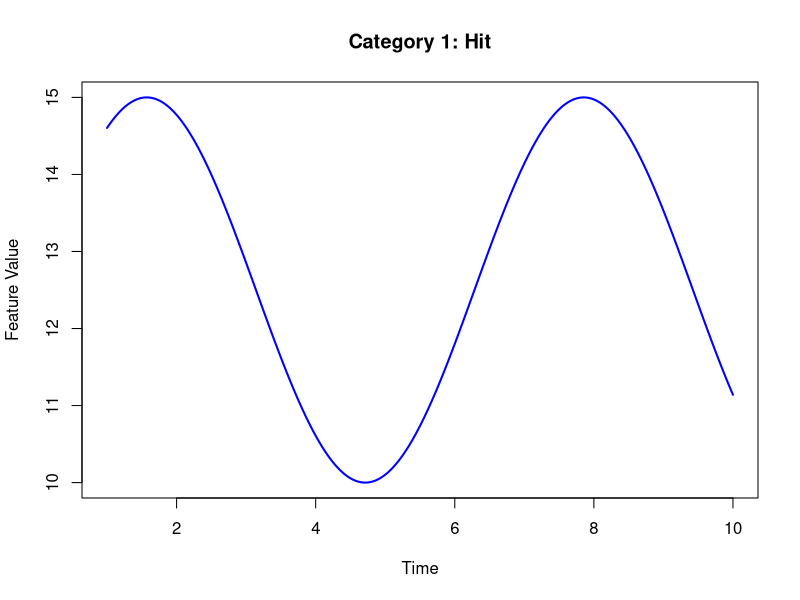
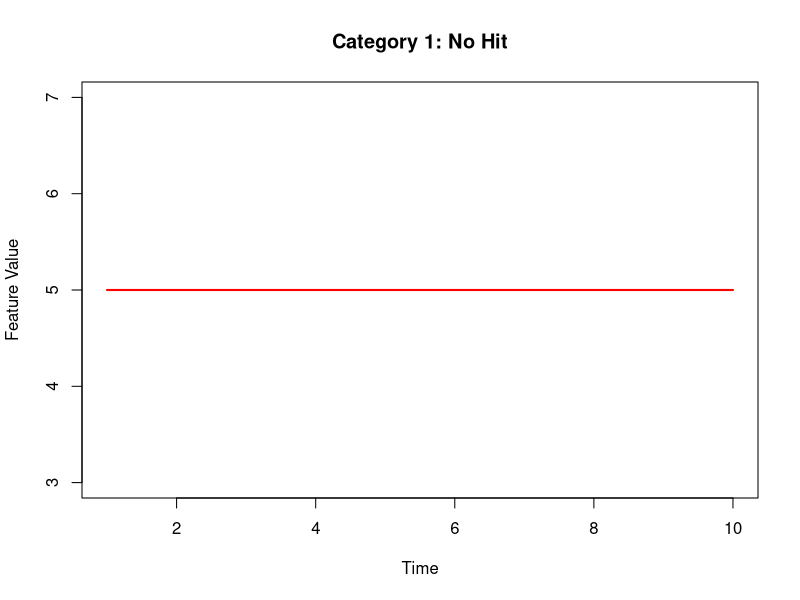
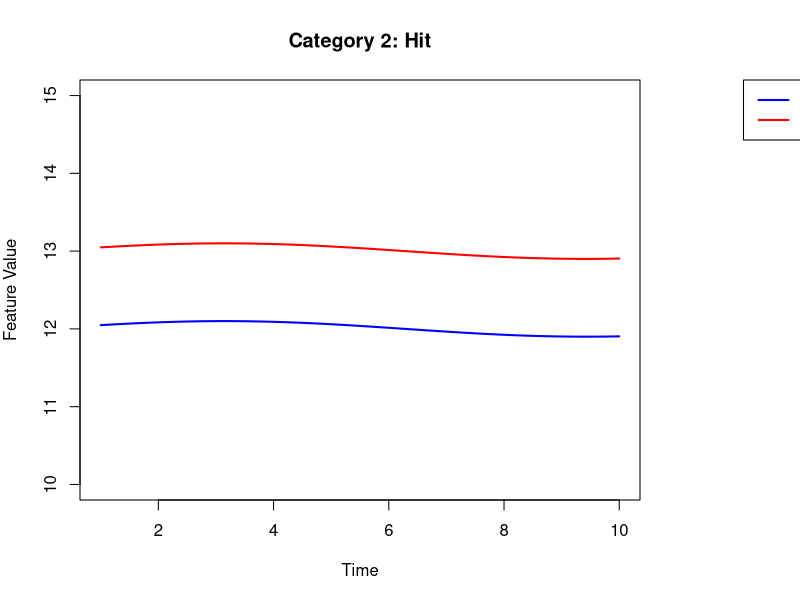
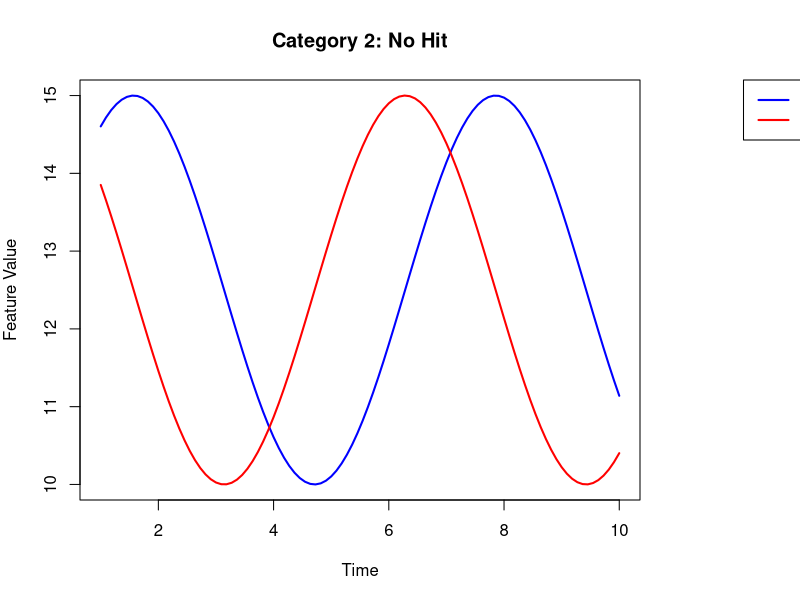
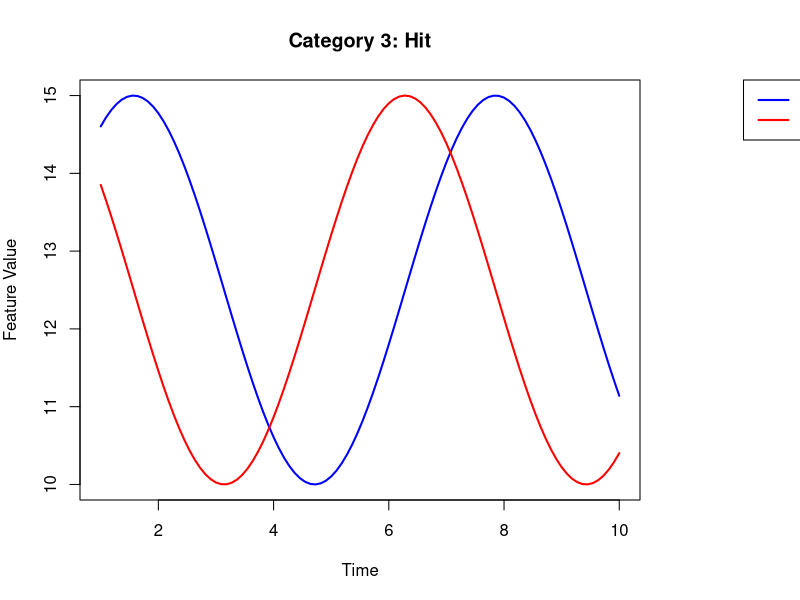
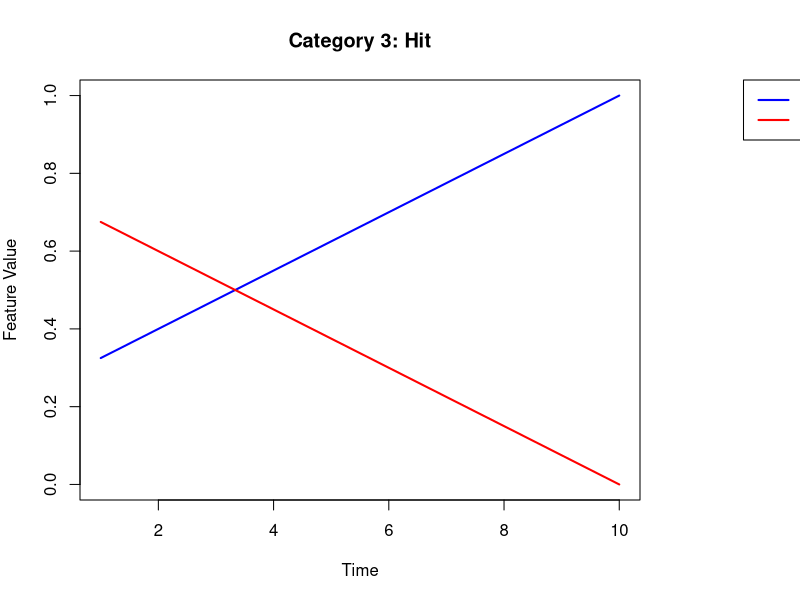
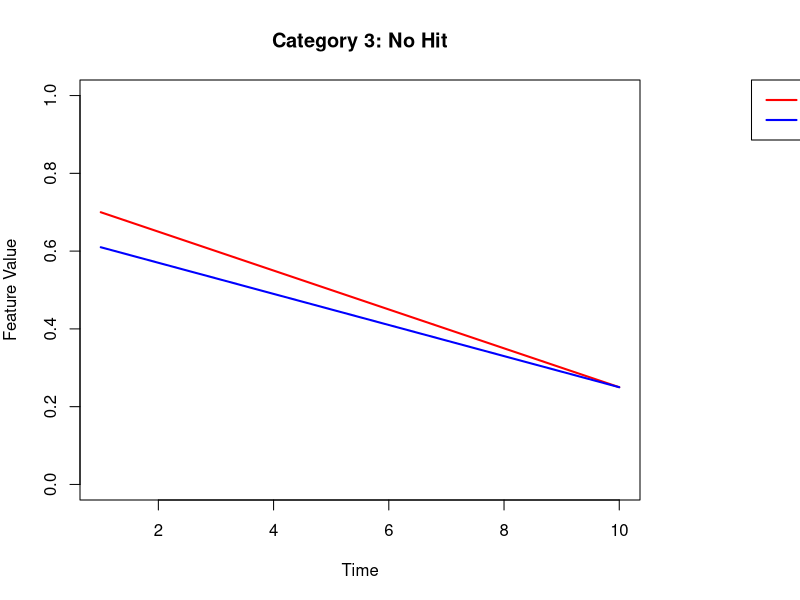

Write the R code that produced these figures, in order.
## ---- chunk 1
x <- seq(1, 10, length.out = 500)  # More data points for smoother curve
y <- 10 + 5 * (sin(x) + 1) / 2  # Scale sin(x) to range [10, 15]

plot(x, y, type = "l", lwd = 2, col = "blue", ylim = c(10, 15), 
     ylab = "Feature Value", xlab = "Time", main = "Category 1: Hit")

## ---- chunk 2
plot(1:10, rep(5, 10), type = "l", lwd = 2, col = "red", ylab = "Feature Value", xlab = "Time", main = "Category 1: No Hit")
## ---- chunk 3
x <- seq(1, 10, length.out = 500)  # More data points for smoother curves
y1 <- 12 + 0.1 * sin(x / 2)  # Slightly wavy, almost horizontal line for Level 1
y2 <- 13 + 0.1 * sin(x / 2)  # Slightly wavy, almost horizontal line for Level 2

# Adjust margins to create space for the legend
par(mar = c(5, 4, 4, 8))  # Increase the right margin

plot(x, y1, type = "l", lwd = 2, col = "blue", ylim = c(10, 15), 
     ylab = "Feature Value", xlab = "Time", main = "Category 2: Hit")
lines(x, y2, lwd = 2, col = "red")

# Add legend outside the plotting area
legend("topright", inset = c(-0.4, 0), legend = c("Level 1", "Level 2"), 
       col = c("blue", "red"), lty = 1, lwd = 2, xpd = TRUE)
## ---- chunk 4
x <- seq(1, 10, length.out = 100)  # More data points for smooth lines
y1 <- 10 + 5 * (sin(x) + 1) / 2    # Scale sin(x) to range [10, 15]
y2 <- 10 + 5 * (cos(x) + 1) / 2    # Scale cos(x) to range [10, 15]

# Adjusting margins to create space for the legend
par(mar = c(5, 4, 4, 8))  # Increase the right margin

plot(x, y1, type = "l", lwd = 2, col = "blue", ylim = c(10, 15), 
     ylab = "Feature Value", xlab = "Time", main = "Category 2: No Hit")
lines(x, y2, lwd = 2, col = "red")

# Add legend outside the plotting area
legend("topright", inset = c(-0.4, 0), legend = c("Level 1", "Level 2"), 
       col = c("blue", "red"), lty = 1, lwd = 2, xpd = TRUE)
## ---- chunk 5
x <- seq(1, 10, length.out = 100)  # More data points for smooth lines
y1 <- 10 + 5 * (sin(x) + 1) / 2    # Scale sin(x) to range [10, 15]
y2 <- 10 + 5 * (cos(x) + 1) / 2    # Scale cos(x) to range [10, 15]

# Adjusting margins to create space for the legend
par(mar = c(5, 4, 4, 8))  # Increase the right margin

plot(x, y1, type = "l", lwd = 2, col = "blue", ylim = c(10, 15), 
     ylab = "Feature Value", xlab = "Time", main = "Category 3: Hit")
lines(x, y2, lwd = 2, col = "red")

# Add legend outside the plotting area
legend("topright", inset = c(-0.4, 0), legend = c("Level 1", "Level 2"), 
       col = c("blue", "red"), lty = 1, lwd = 2, xpd = TRUE)
## ---- chunk 6
x <- seq(1, 10, length.out = 100)  # More data points for smooth lines
y1 <- 0.25 + 0.75 * (x / max(x))  # Straight upward trend
y2 <- 0.75 - 0.75 * (x / max(x))  # Straight downward trend

# Adjust margins to create space for the legend
par(mar = c(5, 4, 4, 8))  # Increase the right margin

plot(x, y1, type = "l", lwd = 2, col = "blue", ylim = c(0, 1), 
     ylab = "Feature Value", xlab = "Time", main = "Category 3: Hit")
lines(x, y2, lwd = 2, col = "red")

# Add legend outside the plotting area
legend("topright", inset = c(-0.4, 0), legend = c("Level 1", "Level 2"), 
       col = c("blue", "red"), lty = 1, lwd = 2, xpd = TRUE)
## ---- chunk 7
x <- seq(1, 10, length.out = 100)  # More data points for smooth lines
y1 <- 0.75 - 0.5 * (x / max(x))  # First downward trend
y2 <- 0.65 - 0.4 * (x / max(x))  # Second downward trend with a slightly different slope

# Adjust margins to create space for the legend
par(mar = c(5, 4, 4, 8))  # Increase the right margin

plot(x, y1, type = "l", lwd = 2, col = "red", ylim = c(0, 1), 
     ylab = "Feature Value", xlab = "Time", main = "Category 3: No Hit")
lines(x, y2, lwd = 2, col = "blue")

# Add legend outside the plotting area
legend("topright", inset = c(-0.4, 0), legend = c("Line 1", "Line 2"), 
       col = c("red", "blue"), lty = 1, lwd = 2, xpd = TRUE)
